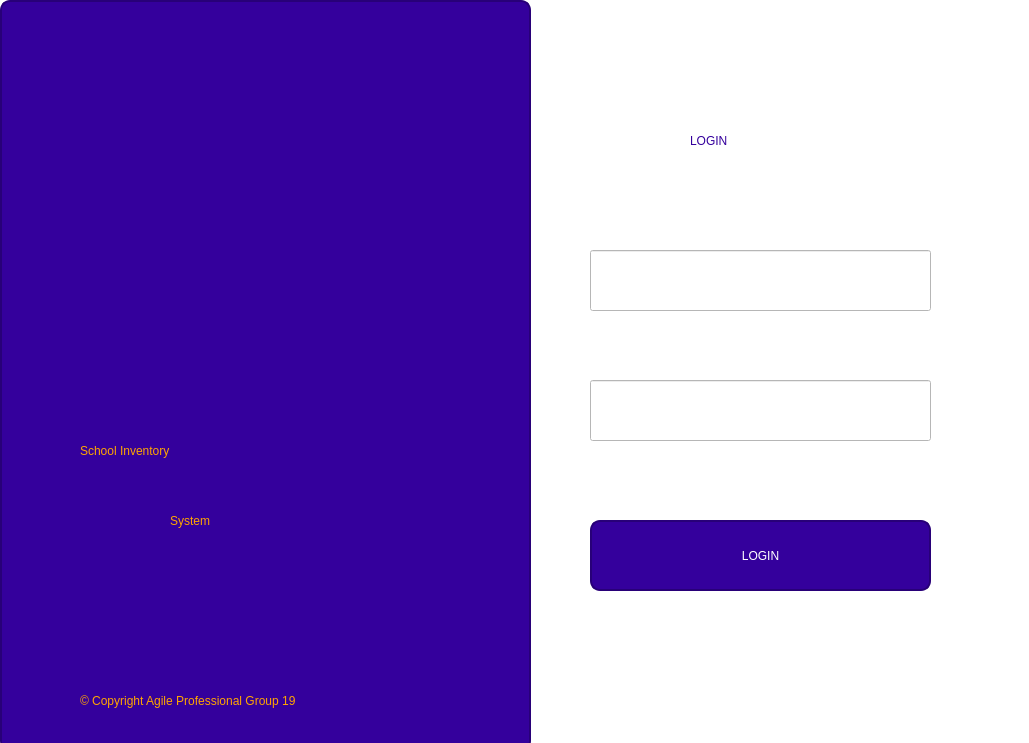
<?xml version="1.0" encoding="UTF-8"?>
<ui version="4.0">
 <class>widget</class>
 <widget class="QWidget" name="widget">
  <property name="geometry">
   <rect>
    <x>0</x>
    <y>0</y>
    <width>1029</width>
    <height>743</height>
   </rect>
  </property>
  <property name="windowTitle">
   <string>ICT U School Inventory System</string>
  </property>
  <property name="windowIcon">
   <iconset>
    <normaloff>ICT logo.png</normaloff>ICT logo.png</iconset>
  </property>
  <property name="styleSheet">
   <string notr="true">background-color: white;</string>
  </property>
  <widget class="QPushButton" name="login_btn">
   <property name="geometry">
    <rect>
     <x>0</x>
     <y>0</y>
     <width>531</width>
     <height>751</height>
    </rect>
   </property>
   <property name="styleSheet">
    <string notr="true">QPushButton {
    border-radius: 10px;
    font: 18pt &quot;MS Shell Dlg 2&quot;;
    color: white;
    background-color: rgb(52, 0, 156); /* Initial background color */
    border: 2px solid rgb(40, 0, 120); /* Optional border */
    padding: 5px; /* Optional padding for better aesthetics */
}




</string>
   </property>
   <property name="text">
    <string/>
   </property>
  </widget>
  <widget class="QLabel" name="ICTU_Image">
   <property name="geometry">
    <rect>
     <x>110</x>
     <y>80</y>
     <width>291</width>
     <height>321</height>
    </rect>
   </property>
   <property name="styleSheet">
    <string notr="true">font: 36pt &quot;MS Shell Dlg 2&quot;;
background-color: rgb(52, 0, 156)</string>
   </property>
   <property name="text">
    <string/>
   </property>
   <property name="pixmap">
    <pixmap resource="My_resource.qrc">:/Images/ICT logo.png</pixmap>
   </property>
   <property name="scaledContents">
    <bool>true</bool>
   </property>
  </widget>
  <widget class="QLabel" name="label">
   <property name="geometry">
    <rect>
     <x>80</x>
     <y>420</y>
     <width>391</width>
     <height>61</height>
    </rect>
   </property>
   <property name="styleSheet">
    <string notr="true">font: 30pt &quot;MS Shell Dlg 2&quot;;
color: #FFA500;
background-color: rgb(52, 0, 156);</string>
   </property>
   <property name="text">
    <string>School Inventory</string>
   </property>
  </widget>
  <widget class="QLabel" name="label_2">
   <property name="geometry">
    <rect>
     <x>170</x>
     <y>490</y>
     <width>171</width>
     <height>61</height>
    </rect>
   </property>
   <property name="styleSheet">
    <string notr="true">font: 30pt &quot;MS Shell Dlg 2&quot;;
color: #FFA500;
background-color: rgb(52, 0, 156);</string>
   </property>
   <property name="text">
    <string>System</string>
   </property>
  </widget>
  <widget class="QLabel" name="label_3">
   <property name="geometry">
    <rect>
     <x>80</x>
     <y>670</y>
     <width>391</width>
     <height>61</height>
    </rect>
   </property>
   <property name="styleSheet">
    <string notr="true">font: 75 italic 12pt &quot;Arial&quot;;
color: #FFA500;
background-color: rgb(52, 0, 156);</string>
   </property>
   <property name="text">
    <string>© Copyright Agile Professional Group 19</string>
   </property>
  </widget>
  <widget class="QLabel" name="label_4">
   <property name="geometry">
    <rect>
     <x>690</x>
     <y>110</y>
     <width>161</width>
     <height>61</height>
    </rect>
   </property>
   <property name="styleSheet">
    <string notr="true">font: 30pt &quot;MS Shell Dlg 2&quot;;
color: rgb(52, 0, 156);</string>
   </property>
   <property name="text">
    <string>LOGIN</string>
   </property>
  </widget>
  <widget class="QLineEdit" name="lineEdit">
   <property name="geometry">
    <rect>
     <x>590</x>
     <y>250</y>
     <width>341</width>
     <height>61</height>
    </rect>
   </property>
  </widget>
  <widget class="QLineEdit" name="lineEdit_2">
   <property name="geometry">
    <rect>
     <x>590</x>
     <y>380</y>
     <width>341</width>
     <height>61</height>
    </rect>
   </property>
  </widget>
  <widget class="QPushButton" name="login_btn_2">
   <property name="geometry">
    <rect>
     <x>590</x>
     <y>520</y>
     <width>341</width>
     <height>71</height>
    </rect>
   </property>
   <property name="styleSheet">
    <string notr="true">QPushButton {
    border-radius: 10px;
    font: 18pt &quot;MS Shell Dlg 2&quot;;
    color: white;
    background-color: rgb(52, 0, 156); /* Initial background color */
    border: 2px solid rgb(40, 0, 120); /* Optional border */
    padding: 5px; /* Optional padding for better aesthetics */
}




</string>
   </property>
   <property name="text">
    <string>LOGIN</string>
   </property>
  </widget>
 </widget>
 <resources>
  <include location="My_resource.qrc"/>
  <include location="../../../../../Program Files (x86)/Qt Designer/My_resource.qrc"/>
 </resources>
 <connections/>
</ui>
